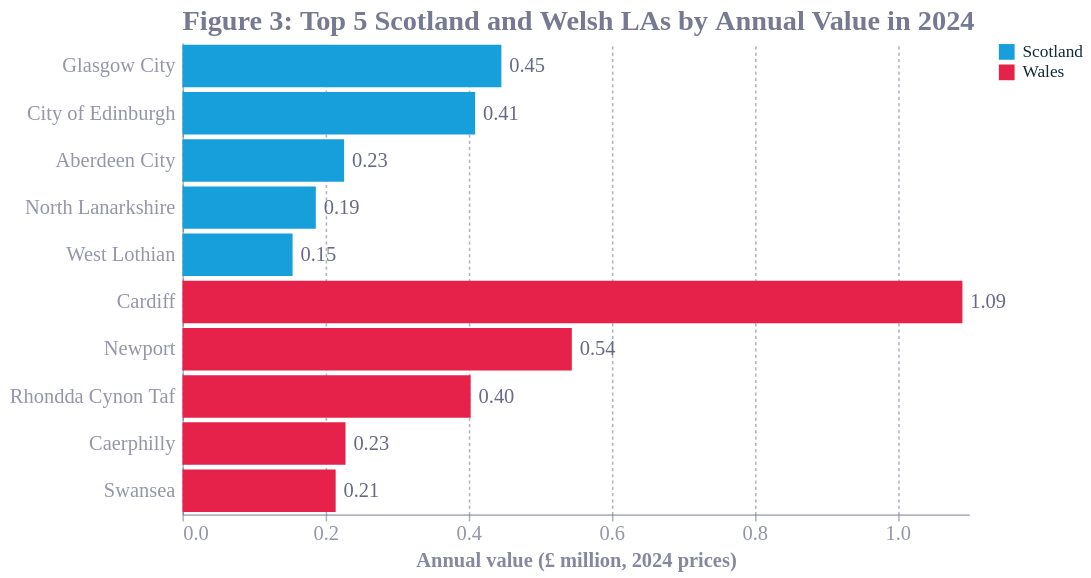

Vega-Lite specification stored for this chart:
### Vega-Lite specification from a JSON file in a GitHub repository (floating-point values rounded to 4 significant figures)
{"config": {"font": "Circular Std", "text": {"color": "#676A86", "align": "left", "baseline": "middle", "dx": 7, "dy": 0, "fontSize": 11}, "view": {"stroke": null, "continuousWidth": 400, "continuousHeight": 300, "discreteWidth": 400, "discreteHeight": 300}, "range": {"category": ["#36B7B4", "#E6224B", "#F4C245", "#0063AF", "#00A767", "#179FDB", "#EB5C2E", "#5C267B", "#122B39"], "diverging": ["#E6224B", "#E54753", "#C9C9C9", "#179FDB", "#122B39"], "heatmap": ["#C9C9C9", "#179FDB", "#0063AF", "#122B39"], "ordinal": ["#00A767", "#36B7B4", "#179FDB", "#0063AF", "#243B5A"]}, "bar": {"color": "#179fdb"}, "line": {"color": "#e6224b"}, "rule": {"color": "#676A86"}, "area": {"opacity": 0.8}, "point": {"filled": true, "size": 80, "color": "#e6224b", "opacity": 0.95}, "geoshape": {"stroke": "white", "strokeWidth": 0.3}, "rect": {"fill": "#d6d4d4", "opacity": 0.3}, "axis": {"labelColor": "#676A86", "labelFontSize": 13, "labelFont": "Circular Std", "labelOpacity": 0.7, "tickColor": "#676A86", "tickOpacity": 0.5, "domainColor": "#676A86", "domainOpacity": 0.5, "gridColor": "#676A86", "gridDash": [2, 2], "gridOpacity": 0.5, "title": null, "titleColor": "#676A86", "titleOpacity": 0.8, "tickSize": 4, "titleFontSize": 13}, "axisXDiscrete": {"grid": false, "labelAngle": 0, "tickCount": 10, "tickOpacity": 0.5, "title": null}, "axisYDiscrete": {"ticks": false, "labelPadding": 5}, "axisXTemporal": {"grid": false, "ticks": true}, "axisXQuantitative": {"grid": true}, "axisYQuantitative": {"gridColor": "#676A86", "gridDash": [1, 5], "gridOpacity": 0.5, "ticks": false, "labelPadding": 5, "tickCount": 8, "titleAngle": 0, "titleAlign": "left", "titleBaseline": "bottom", "titleX": 0, "titleY": -5}, "title": {"color": "#676A86E6", "subtitleColor": "#676A86", "font": "Circular Std", "subtitleFont": "Circular Std", "anchor": "start", "fontSize": 18, "subtitleFontSize": 12, "subtitlePadding": 4, "offset": 0, "frame": "group"}, "legend": {"titleColor": "#122b39", "title": null, "labelColor": "#122b39", "labelFontSize": 11}}, "layer": [{"mark": {"type": "bar"}, "encoding": {"color": {"field": "region", "scale": {"domain": ["Scotland", "Wales"], "range": ["#179FDB", "#E6224B"]}, "type": "nominal"}, "x": {"axis": {"tickCount": 6}, "field": "value", "title": "Annual value (£ million, 2024 prices)", "type": "quantitative"}, "y": {"field": "LA_name", "sort": ["Glasgow City", "City of Edinburgh", "Aberdeen City", "North Lanarkshire", "West Lothian", "Cardiff", "Newport", "Rhondda Cynon Taf", "Caerphilly", "Swansea"], "title": null, "type": "nominal"}}, "title": "Figure 3: Top 5 Scotland and Welsh LAs by Annual Value in 2024"}, {"mark": {"type": "text", "align": "left", "dx": 5, "fontSize": 13}, "encoding": {"text": {"field": "value", "format": ".2f", "type": "quantitative"}, "x": {"field": "value", "title": "Annual value (£ million, 2024 prices)", "type": "quantitative"}, "y": {"field": "LA_name", "sort": ["Glasgow City", "City of Edinburgh", "Aberdeen City", "North Lanarkshire", "West Lothian", "Cardiff", "Newport", "Rhondda Cynon Taf", "Caerphilly", "Swansea"], "type": "nominal"}}}], "data": {"name": "data-b3ddfb4f633a1581bfa8b23d8aad2696"}, "height": 300, "width": 500, "$schema": "https://vega.github.io/schema/vega-lite/v6.4.1.json", "datasets": {"data-b3ddfb4f633a1581bfa8b23d8aad2696": [{"region": "Wales", "LA_name": "Cardiff", "value": 1.091}, {"region": "Wales", "LA_name": "Newport", "value": 0.5446}, {"region": "Wales", "LA_name": "Rhondda Cynon Taf", "value": 0.4031}, {"region": "Wales", "LA_name": "Caerphilly", "value": 0.2281}, {"region": "Wales", "LA_name": "Swansea", "value": 0.2143}, {"region": "Scotland", "LA_name": "Glasgow City", "value": 0.446}, {"region": "Scotland", "LA_name": "City of Edinburgh", "value": 0.4093}, {"region": "Scotland", "LA_name": "Aberdeen City", "value": 0.2261}, {"region": "Scotland", "LA_name": "North Lanarkshire", "value": 0.1865}, {"region": "Scotland", "LA_name": "West Lothian", "value": 0.154}]}}
